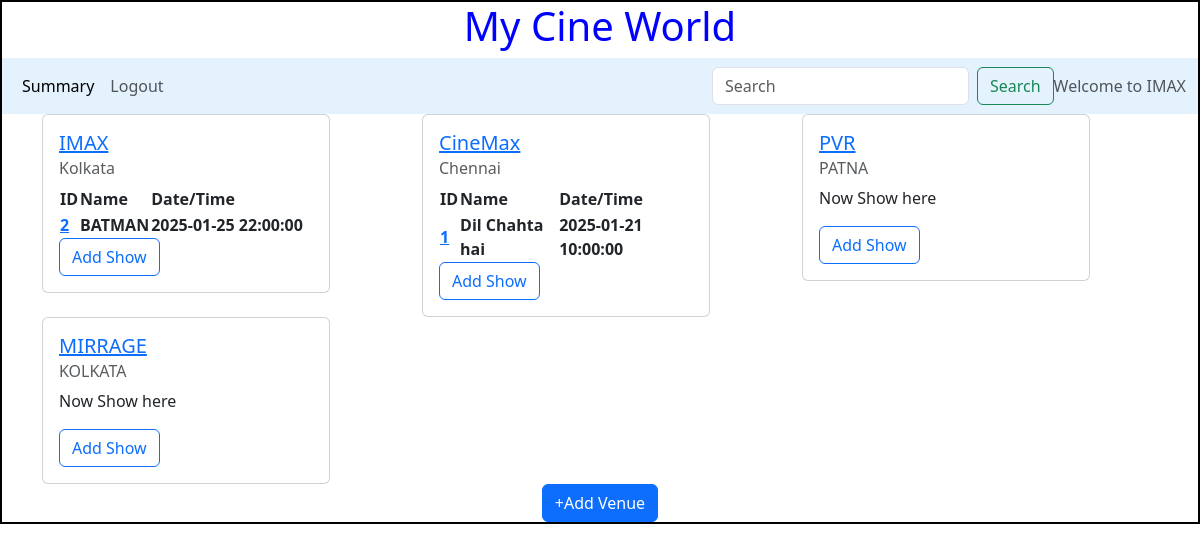
The app's page /admin/IMAX with its own data.
### backend/models.py (models this page shows)
class Theatre(db.Model):
    __tablename__="theatre"
    id = db.Column(db.Integer,primary_key=True)
    name = db.Column(db.String,nullable=False)
    location = db.Column(db.String,nullable=False)
    pin_code = db.Column(db.Integer,nullable=False)
    capacity = db.Column(db.Integer,nullable=False)
    shows=db.Relationship("Show",cascade="all,delete",backref="theatre",lazy=True)

class Show(db.Model):
    __tablename__="show"
    id = db.Column(db.Integer,primary_key=True)
    name = db.Column(db.String,nullable=False)
    tags = db.Column(db.String,nullable=False)
    ratings= db.Column(db.Integer,default=0)
    ticket_price = db.Column(db.Integer,default=0.0)
    date_time=db.Column(db.DateTime,nullable=False)
    theatre_id = db.Column(db.Integer,db.ForeignKey("theatre.id"),nullable=False)
    ticket=db.Relationship("Ticket",cascade="all,delete",backref="show",lazy=True)

### backend/controllers.py (the view)
@app.route("/admin/<name>")
def admin_dashboard(name):
    theatres=get_theatres()
    return render_template("admin_dashboard.html",name=name,theatres=theatres)

### backend/controllers.py (called while the page is built)
def get_theatres():
    theatres=Theatre.query.all()
    return theatres

### templates/admin_dashboard.html
{%extends "admin_layout.html"%}
{%block content%}
              <div class="container">
                {%if theatres%}
                <div class="row">
                    {%for theatre in theatres%}
                  <div class="col">
                    <div class="card" style="width: 18rem;">
                        <div class="card-body">
                          <h5 class="card-title"><a href="#" >{{theatre.name}}</a></h5>
                          <h6 class="card-subtitle mb-2 text-muted">{{theatre.location}}</h6>
                          {%if theatre.shows%}
                          <table>
                            <tr><th>ID</th><th>Name</th><th>Date/Time</th></tr>
                            {%for show in theatre.shows%}
                            <tr><th><a href="#">{{show.id}}</a></th><th>{{show.name}}</th><th>{{show.date_time}}</th></tr>
                            {%endfor%}
                          </table>
                          {%else%}
                          <p>Now Show here</p>
                          {%endif%}
                          <a href="/show/{{theatre.id}}/{{name}}" type="button" class="btn btn-outline-primary">Add Show</a>
                        </div>
                      </div>
                  </div>
               {%endfor%}
                </div>
                {%else%}
                <h3 class="center">No Venue available</h3>
                {%endif%}
                </div>
                <div class="center">
                    <a href="/venue/{{name}}" type="button" class="btn btn-primary">+Add Venue</a>
              </div>
              {%endblock%}

### templates/admin_layout.html (shortened to what this page needs)
<!DOCTYPE html>
<html lang="en">
<head>
    <link rel="stylesheet" href="/static/styles/main.css">
    <link href="https://cdn.jsdelivr.net/npm/bootstrap@5.3.3/dist/css/bootstrap.min.css" rel="stylesheet">
</head>
<body>
    <div class="my_container">
        <div class="center"><h1>My Cine World</h1></div>
        <div class="my_pannel">
            <nav class="navbar navbar-expand-lg navbar-light" style="background-color: #e3f2fd;">
                <div class="container-fluid">
                  <div class="collapse navbar-collapse" id="navbarText">
                    <ul class="navbar-nav me-auto mb-2 mb-lg-0">
                      <li class="nav-item">
                        <a class="nav-link active" aria-current="page" href="#">Summary</a>
                      </li>
                      <li class="nav-item">
                        <a class="nav-link" href="/login">Logout</a>
                      </li>
                    </ul></div>
                    <form class="d-flex" method="POST" action="/search/{{name}}">
                        <input class="form-control me-2" type="search" placeholder="Search" aria-label="Search" name="search_txt" id="search_txt">
                        <button class="btn btn-outline-success" type="submit">Search</button>
                      </form>
                    <span class="navbar-text">
                      Welcome to {{name}}
                    </span>
                  </div>
                  </nav>
                </div>
              {%block content%}{%endblock%}
              </div>
    </body>
</html>

### static/styles/main.css (style rules this page uses)
* { margin:0px; }
.my_container { border: 2px solid black }
.center { text-align: center; margin: auto; color:blue; }

### records on screen
Theatre: name "IMAX", location "Kolkata"
Show: id "2", name "BATMAN", date_time "2025-01-25 22:00:00"
Theatre: name "CineMax", location "Chennai"
Show: id "1", name "Dil Chahta hai", date_time "2025-01-21 10:00:00"
Theatre: name "PVR", location "PATNA", shows "Now Show here"
Theatre: name "MIRRAGE", location "KOLKATA", shows "Now Show here"
